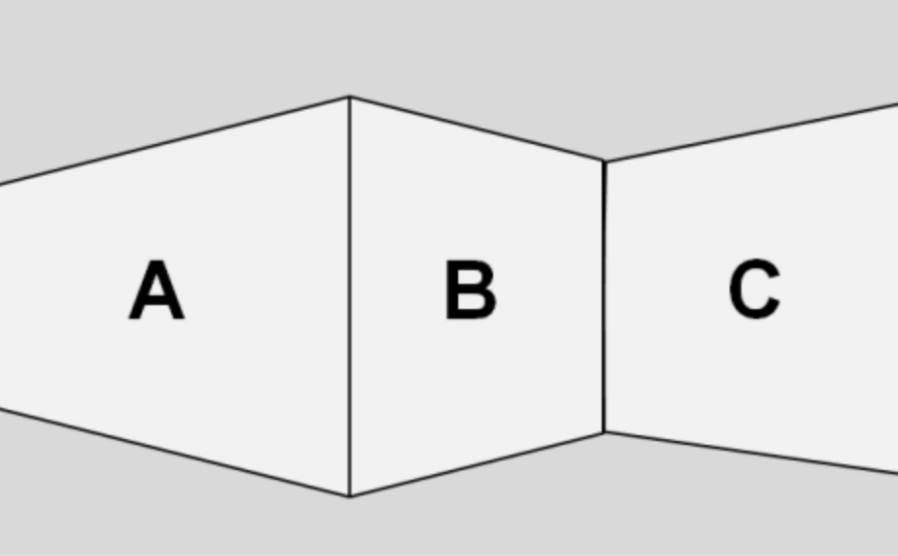
#> input picture imagens_teste/paredes.png, 1796 x 1111 px (shown at 1/2 size)
$ python questao4.py   (older library calls are emulated)
#> lines starting #> are read from the running program, lines starting #| are printed output that depends on the picture; after the words box and inside, x2 and y2 are one past the last pixel; in counts of white or black regions, pixels touching at a corner belong together
import cv2
import matplotlib.pyplot as plt
import numpy as np
import math

ddept = cv2.CV_16S
img = cv2.imread('./imagens_teste/paredes.png')
#> img is the input picture: shape (1111, 1796, 3); min 0, max 242, mean 225.8
img1 = cv2.imread('./imagens_teste/paredes2.png')
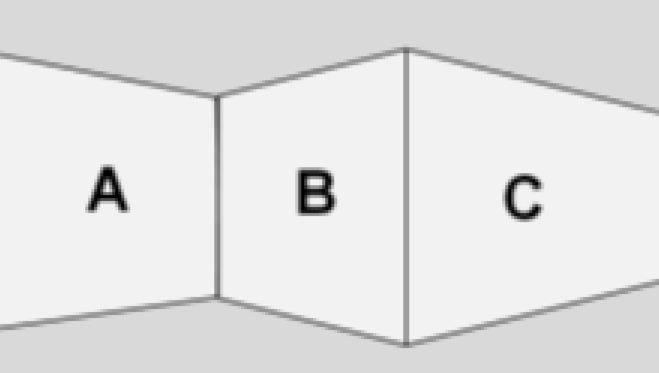
#> input picture imagens_teste/paredes2.png, 1318 x 746 px (shown at 1/2 size)
#> img1 is the input picture: shape (746, 1318, 3); min 0, max 242, mean 226.7

def get_line_parameters(x1,y1, x2,y2):
    m = (y2-y1)/(x2-x1)
    b = 1
    a = -m
    c = -(y1 - m*x1)
    return a, b, c

def extract_wall(img_shape, lines):
    left_lines = []
    right_lines = []
    vertical_lines = []
    middle_lines = []

    lines = lines[lines[:, 0].argsort()]

    counter =0
    for line in lines:
        x0, y0, x1, y1 = line
        theta = math.asin((y1-y0)/np.sqrt((x1-x0)**2 + (y1-y0)**2))
        if(abs(abs(theta) - np.pi/2) < 0.1):
            vertical_lines.append(line)
        elif(x0 == 0):
            left_lines.append(line)
        elif(x1 == img_shape[1] - 1):
            right_lines.append(line)
        else:
            middle_lines.append(line)
        counter += 1


    middle_left_lines = middle_lines[0:2]

    if(len(middle_lines) > 2):
        middle_right_lines = middle_lines[0:-2]
    else:
        middle_right_lines = middle_left_lines

    middle_right_lines = np.array(middle_right_lines)
    middle_right_lines = middle_right_lines[middle_right_lines[:, 1].argsort()]
    middle_left_lines = np.array(middle_left_lines)
    middle_left_lines = middle_left_lines[middle_left_lines[:, 1].argsort()]

    left_lines = np.array(left_lines)
    left_lines = left_lines[left_lines[:, 1].argsort()]

    vertical_lines = np.array(vertical_lines)
    vertical_lines = vertical_lines[vertical_lines[:, 0].argsort()]

    right_lines = np.array(right_lines)
    right_lines = right_lines[right_lines[:, 1].argsort()]

    x0, y0, x1, y1 = left_lines[0]
    theta1 = math.asin((y1-y0)/np.sqrt((x1-x0)**2 + (y1-y0)**2))

    x2, y2, x3, y3 = right_lines[0]
    theta2 = math.asin((y3-y2)/np.sqrt((x3-x2)**2 + (y3-y2)**2))

    wall = np.zeros(img_shape)
    x4, y4, x5, y5 = right_lines[1]
    x6, y6, x7, y7 = left_lines[1]
    a1,_,c1 = get_line_parameters(x0,y0,x1,y1)
    a2,_,c2 = get_line_parameters(x2,y2,x3,y3)
    a3,_,c3 = get_line_parameters(x4,y4,x5,y5)
    a4,_,c4 = get_line_parameters(x6,y6,x7,y7)

    for y in range(wall.shape[0]):
        for x in range(wall.shape[1]):
            if(theta1 > 0):
                if(x < vertical_lines[0][0] and y > (-a1*x-c1)and y < (-a4*x-c4)):
                    wall[y][x] = 255

            if(theta2 < 0):
                if(x > vertical_lines[len(vertical_lines) - 1][0] and y > (-a2*x-c2) and y < (-a3*x-c3) ):
                    wall[y][x] = 255


    return wall


def calculate_pline_dist(x1, y1, a, b, c):
    return abs((a * x1 + b * y1 + c)) / (math.sqrt(a * a + b * b))

def get_line_parameters(x1,y1, x2,y2):
    if(abs(x2 - x1) < 1):
        m = 10000000
    else:
        m = (y2-y1)/(x2-x1)

    b = 1
    a = -m
    c = -(y1 - m*x1)
    return a, b, c

def not_past_line(past_lines, line):
    condition = True
    for i in range(len(past_lines)):
        if(np.array_equal(line, past_lines[i])):
            condition = False
    return condition

def filter_lines(lines):
    new_lines = []
    past_line = []
    count = 0
    for line1 in lines:
        candidate_lines = []

        candidate_lines_width = []
        x0, y0, x1, y1 = line1[0]

        for i in range(lines.shape[0]):
            theta1 = math.asin((y1-y0)/np.sqrt((x1-x0)**2 + (y1-y0)**2))
            x2, y2, x3, y3 = lines[i][0]
            theta2 = math.asin((y3-y2)/np.sqrt((x3-x2)**2 + (y3-y2)**2))
            a,b,c = get_line_parameters(x2,y2, x3,y3)

            width2 = np.sqrt((x3-x2)**2 + (y3-y2)**2)
            d = calculate_pline_dist(x1, y1, a, b, c)
            if(abs(theta2-theta1) < 0.2 and d < 40):
                if(not_past_line(past_line, lines[i][0])):
                    candidate_lines.append(lines[i][0])
                    past_line.append(lines[i][0])
                    candidate_lines_width.append(width2)
        if(candidate_lines_width != []):
            candidate_lines_width = np.array(candidate_lines_width)
            new_lines.append(candidate_lines[np.argmax(candidate_lines_width)])
    return np.array(new_lines)


def resize(img, scale_percent = 60):
#> called with scale_percent = 60
    width = int(img.shape[1] * scale_percent / 100)
#> width = 1077
    height = int(img.shape[0] * scale_percent / 100)
#> height = 666
    dim = (width, height)
#> dim = (1077, 666)
    resized = cv2.resize(img, dim, interpolation = cv2.INTER_AREA)
    return resized

def question(img, parede):
    resized = resize(img)
    resized2 = resize(img)
    resized3 = resize(img)
    cv2.imshow('img', resized)
    cv2.imwrite('./results/questao4/img1'+parede+'.png', resized)
    cv2.waitKey(0)
    cv2.destroyAllWindows()
    gray = cv2.cvtColor(resized, cv2.COLOR_BGR2GRAY)
    x = cv2.Sobel(gray, ddept, 1,0, ksize=3, scale=1.5)
    y = cv2.Sobel(gray, ddept, 0,1, ksize=3, scale=1.5)


    absx= cv2.convertScaleAbs(x)
    absy = cv2.convertScaleAbs(y)
    edges = cv2.addWeighted(absx, 0.5, absy, 0.5,0)

    ret,edges = cv2.threshold(edges,30,255,cv2.THRESH_BINARY)
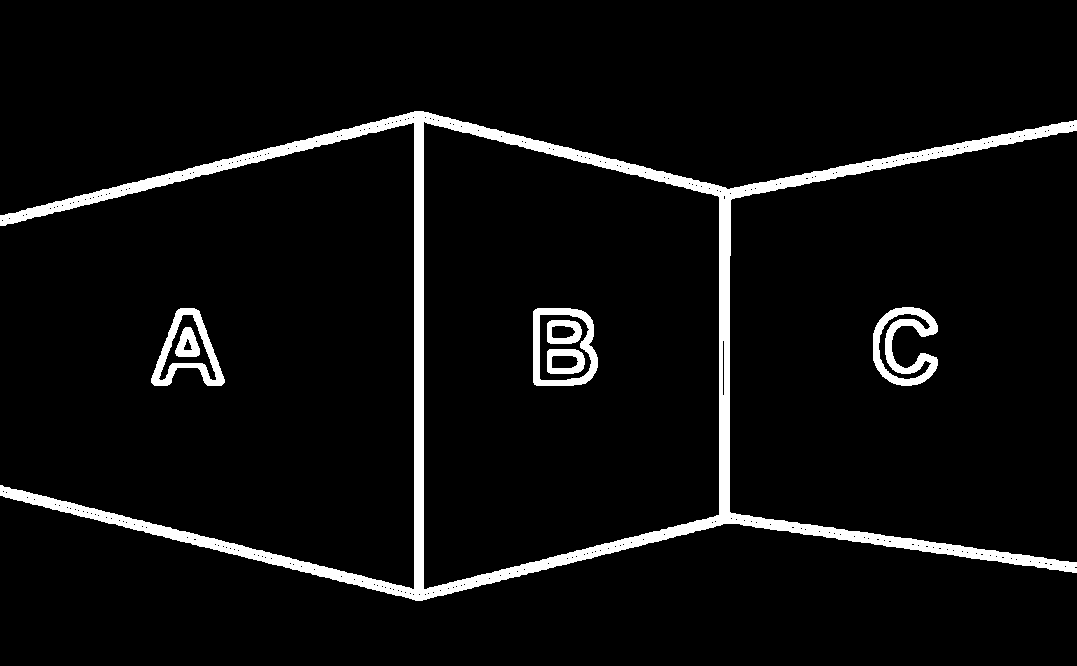
#> edges: shape (666, 1077); 5.4% white; 7 white regions, largest, box (x1, y1, x2, y2) and area: (0, 111, 1077, 601) 31501, (873, 307, 938, 386) 2372, (151, 308, 225, 386) 1772


    lines = cv2.HoughLinesP(edges, 1, np.pi/180, 200, maxLineGap=30)
#> lines = 69 rows, first 6: [416, 600, 416, 111], [419, 600, 419, 111], [420, 600, 420, 111], [418, 600, 418, 111], [417, 600, 417, 111], [415, 600, 415, 111]


    cv2.imshow('edge', edges)
    cv2.imwrite('./results/questao4/img2'+parede+'.png', edges)
    cv2.waitKey(0)
    cv2.destroyAllWindows()

    if lines is not None:
        for line in lines:
            x1, y1, x2, y2 = line[0]
            cv2.line(resized, (x1, y1), (x2, y2), (0, 255, 0), 1)
#> this loop made 69 passes
#> (x1, y1, x2, y2) on passes 1 to 12: (416, 600, 416, 111), (419, 600, 419, 111), (420, 600, 420, 111), (418, 600, 418, 111), (417, 600, 417, 111), (415, 600, 415, 111), (414, 599, 414, 111), (422, 600, 422, 111), (421, 600, 421, 111), (423, 599, 423, 111), (0, 488, 434, 596), (0, 216, 438, 115)
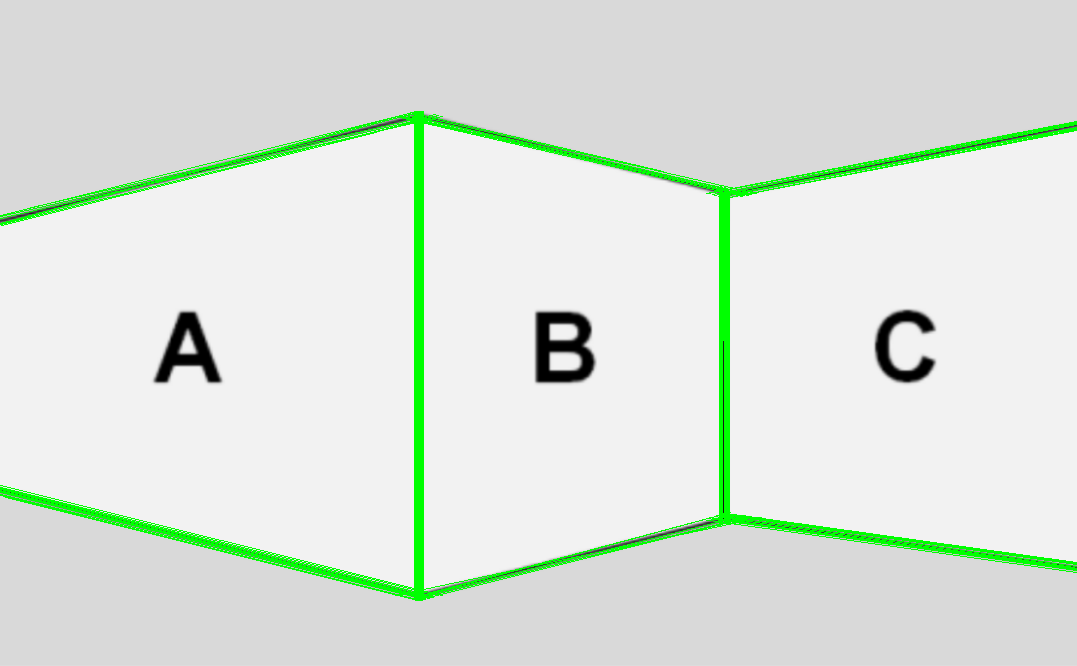
#> resized: shape (666, 1077, 3); mean B, G, R 220.5, 229.1, 220.5

    cv2.imshow('edge', resized)
    cv2.imwrite('./results/questao4/img3'+parede+'.png', resized)
    cv2.waitKey(0)
    cv2.destroyAllWindows()

    lines = filter_lines(lines)
#> the loop in filter_lines, `for line1 in lines:` made 69 passes
#> (x0, y0, x1, y1) on pass 1: (416, 600, 416, 111)


    wall = extract_wall(gray.shape, lines)
#> the loop in extract_wall, `for line in lines:` made 8 passes
#> line on passes 1 to 8: [0, 485, 442, 595], [0, 218, 442, 116], [395, 595, 761, 517], [399, 115, 748, 195], [416, 600, 416, 111], [702, 519, 1076, 572], [706, 193, 1076, 121], [720, 525, 720, 186]
#> in extract_wall, `wall = np.zeros(img_shape)`: wall: shape (666, 1077) float64; every value is 0
#> after the loop in extract_wall, `for y in range(wall.shape[0]):`:
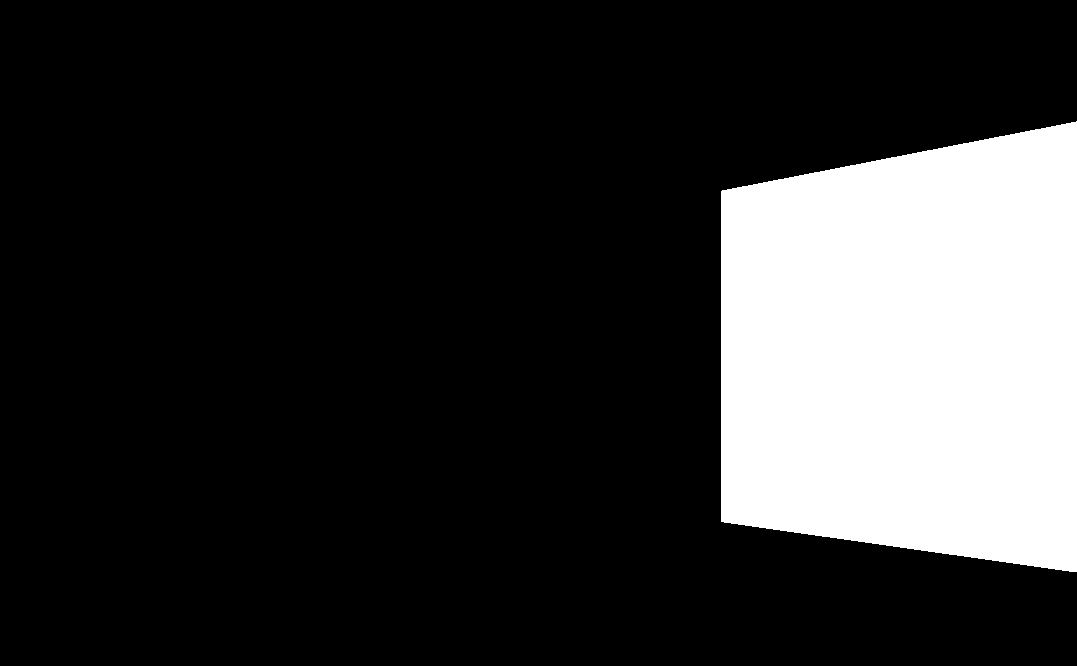
#> wall: shape (666, 1077) float64; 19.4% white; 1 white region, box (x1, y1, x2, y2) and area: (721, 121, 1077, 572) 139306

    for i in range(resized.shape[0]):
        for j in range(resized.shape[1]):
            if(wall[i][j] == 255):
                resized3[i,j,1] = wall[i,j]
                resized3[i,j,0] = 0
                resized3[i,j,2] = 0


    if lines is not None:
        for line in lines:
            x1, y1, x2, y2 = line
            cv2.line(resized2, (x1, y1), (x2, y2), (0, 255, 0), 1)
#> this loop made 8 passes

    cv2.imshow('edge', resized2)
    cv2.imwrite('./results/questao4/img4'+parede+'.png', resized2)
    cv2.waitKey(0)
    cv2.destroyAllWindows()


    cv2.imshow('edge', resized3)
    cv2.imwrite('./results/questao4/img5'+parede+'.png', resized3)
    cv2.waitKey(0)
    cv2.destroyAllWindows()

question(img, "parede1")
question(img1, "parede2")
#> call 2 of question, with parede = 'parede2'
#> in question (call 2), `ret,edges = cv2.threshold(edges,30,255,cv2.THRESH_BINARY)`:
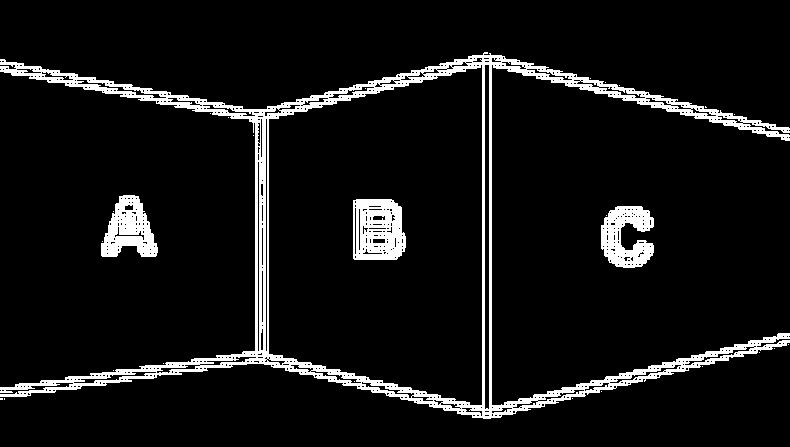
#> edges: shape (447, 790); 7.8% white; 27 white regions (23 under 20 px), largest, box (x1, y1, x2, y2) and area: (0, 52, 790, 419) 20805, (353, 199, 406, 260) 2589, (601, 206, 654, 268) 2147, (101, 195, 158, 257) 2130
#> the loop in question (call 2), `for line in lines:` made 46 passes
#> line on passes 1 to 12: [[482, 417, 482, 55]], [[489, 418, 489, 53]], [[491, 417, 491, 55]], [[483, 418, 483, 53]], [[484, 418, 484, 52]], [[467, 414, 789, 334]], [[490, 418, 490, 53]], [[468, 58, 789, 138]], [[471, 414, 789, 335]], [[461, 414, 789, 333]], [[485, 417, 789, 341]], [[466, 59, 789, 139]]
#> after the loop in question (call 2), `for line in lines:`:
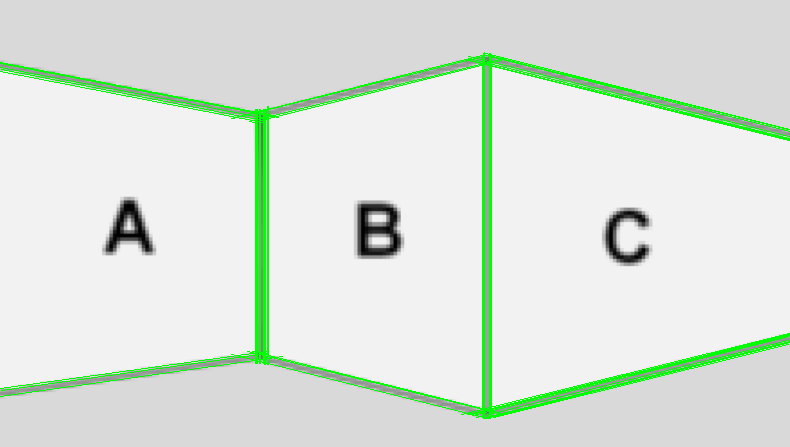
#> resized: shape (447, 790, 3); mean B, G, R 219.7, 229, 219.7
#> the loop in filter_lines (call 2), `for line1 in lines:` made 46 passes
#> the loop in extract_wall (call 2), `for line in lines:` made 8 passes
#> line on passes 1 to 8: [0, 62, 278, 116], [0, 396, 282, 356], [231, 354, 488, 418], [232, 118, 487, 55], [267, 364, 267, 106], [461, 414, 789, 333], [464, 59, 789, 140], [484, 418, 484, 52]
#> in extract_wall (call 2), `wall = np.zeros(img_shape)`: wall: shape (447, 790) float64; every value is 0
#> after the loop in extract_wall (call 2), `for y in range(wall.shape[0]):`: wall: shape (447, 790) float64; 21.9% white; 1 white region, box (x1, y1, x2, y2) and area: (0, 63, 267, 396) 77242
#> after the loop in question (call 2), `for i in range(resized.shape[0]):`:
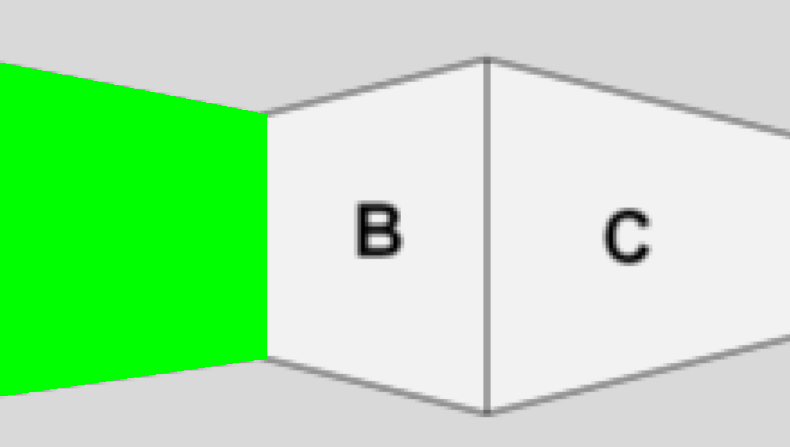
#> resized3: shape (447, 790, 3); mean B, G, R 176.1, 231.8, 176.1
#> the loop in question (call 2), `for line in lines:` made 8 passes
